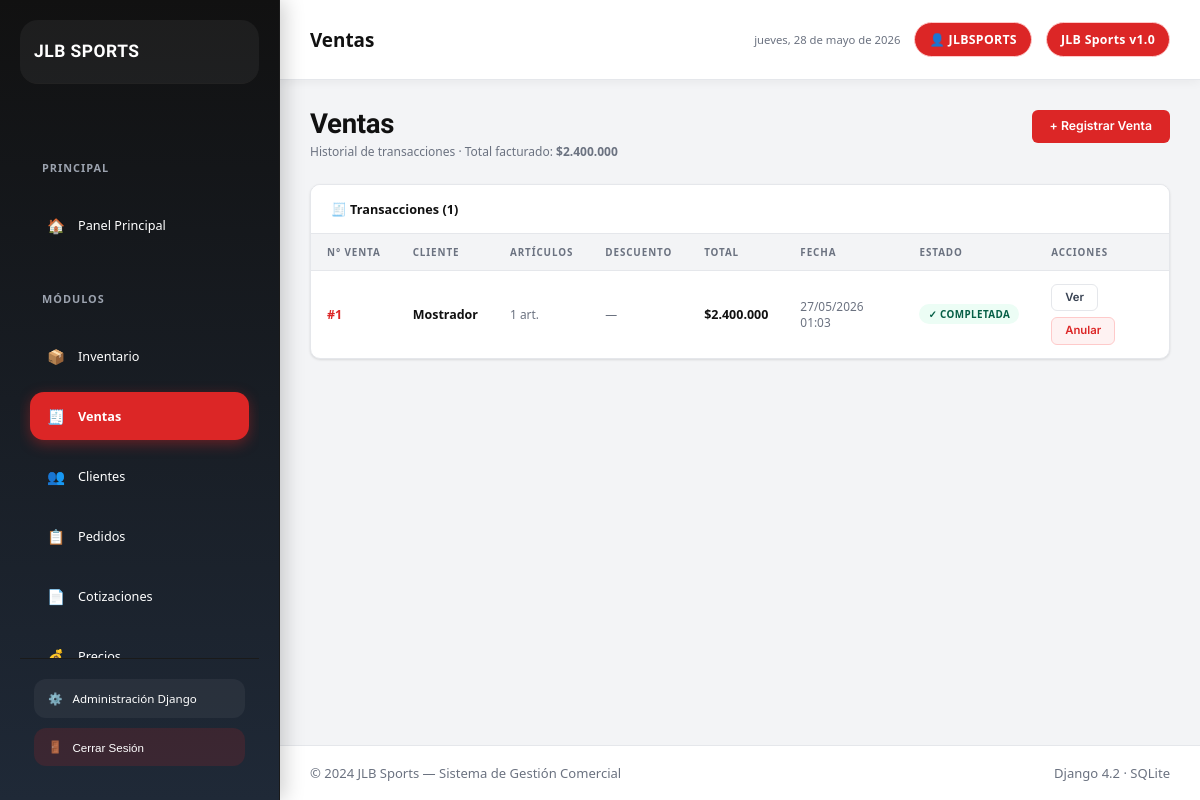
The app's page /sales/ (signed in) with its own data.
### sales/models.py (models this page shows, shortened)
class Sale(models.Model):
    STATUS_CHOICES = [
        ('completed', 'Completada'),
        ('cancelled', 'Anulada'),
    ]
    client = models.ForeignKey(Client, on_delete=models.SET_NULL, null=True, blank=True, related_name='sales')
    status = models.CharField(max_length=20, choices=STATUS_CHOICES, default='completed')
    notes = models.TextField(blank=True, verbose_name='Observaciones')
    total_amount = models.DecimalField(max_digits=12, decimal_places=2, default=0)
    discount_applied = models.DecimalField(max_digits=5, decimal_places=2, default=0,
                                           verbose_name='Descuento aplicado (%)')
    created_at = models.DateTimeField(auto_now_add=True)
    class Meta:
        ordering = ['-created_at']

### sales/views.py (the view)
# urls.py: path('', views.sale_list, name='sale_list'),
@login_required
def sale_list(request):
    sales = Sale.objects.select_related('client').prefetch_related('items__product').all()
    total_completadas = Sale.objects.filter(status='completed').aggregate(t=Sum('total_amount'))['t'] or 0
    context = {'sales': sales, 'total_completadas': total_completadas, 'active_page': 'sales'}
    return render(request, 'sales/sale_list.html', context)

### inventory/templatetags/jlb_filters.py (called while the page is built)
@register.filter
def pesos(value):
    try:
        value = Decimal(str(value))
        if value == value.to_integral_value():
            formatted = f"{int(value):,}".replace(",", ".")
        else:
            formatted = f"{value:,.0f}".replace(",", ".")
        return f"${formatted}"
    except (ValueError, TypeError):
        return f"${value}"

### templates/sales/sale_list.html (shortened to what this page needs)
{% extends 'base.html' %}
{% load jlb_filters %}
{% block topbar_title %}Ventas{% endblock %}
{% block content %}
<div class="seccion-header">
  <div>
    <h1 class="seccion-titulo">Ventas</h1>
    <p class="seccion-subtitulo">Historial de transacciones · Total facturado: <strong>{{ total_completadas|pesos }}</strong></p>
  </div>
  <a href="{% url 'sale_create' %}" class="btn btn-rojo">+ Registrar Venta</a>
</div>
<div class="tarjeta">
  <div class="tarjeta-cab">
    <span class="tarjeta-titulo">🧾 Transacciones ({{ sales.count }})</span>
  </div>
  <div class="tabla-wrap">
    <table>
      <thead>
        <tr>
          <th>N° Venta</th>
          <th>Cliente</th>
          <th>Artículos</th>
          <th>Descuento</th>
          <th>Total</th>
          <th>Fecha</th>
          <th>Estado</th>
          <th>Acciones</th>
        </tr>
      </thead>
      <tbody>
        {% for v in sales %}
        <tr>
          <td><a href="{% url 'sale_detail' v.pk %}" class="bold txt-rojo">#{{ v.pk }}</a></td>
          <td class="bold">{{ v.client.name|default:"Mostrador" }}</td>
          <td class="td-muted">{{ v.items.count }} art.</td>
          <td class="td-muted">{% if v.discount_applied %}<span class="badge badge-verde">{{ v.discount_applied }}%</span>{% else %}—{% endif %}</td>
          <td class="bold">{{ v.total_amount|pesos }}</td>
          <td class="td-muted">{{ v.created_at|date:"d/m/Y H:i" }}</td>
          <td>
            {% if v.status == 'completed' %}
              <span class="badge badge-verde">✓ Completada</span>
            {% else %}
              <span class="badge badge-rojo">✕ Anulada</span>
            {% endif %}
          </td>
          <td>
            <div class="td-acciones">
              <a href="{% url 'sale_detail' v.pk %}" class="btn btn-outline btn-sm">Ver</a>
              {% if v.status == 'completed' %}
              <a href="{% url 'sale_cancel' v.pk %}" class="btn btn-sm" style="background:var(--rojo-suave);color:var(--rojo);border:1px solid var(--rojo-borde);">Anular</a>
              {% endif %}
            </div>
          </td>
        </tr>
        {% endfor %}
      </tbody>
    </table>
  </div>
</div>
{% endblock %}

### templates/base.html (shortened to what this page needs)
{% load static %}
{% load jlb_filters %}
<!DOCTYPE html>
<html lang="es">
<head>
  <link rel="stylesheet" href="{% static 'css/style.css' %}">
</head>
<body>
<aside class="sidebar">
  <a href="{% url 'dashboard' %}" class="sidebar-brand">
    <div class="brand-text">
      <div class="brand-nombre">JLB Sports</div>
    </div>
  </a>
  <nav class="sidebar-nav">
    <div class="nav-grupo-label">Principal</div>
    <a href="{% url 'dashboard' %}" class="nav-enlace {% if active_page == 'dashboard' %}activo{% endif %}">
      <span class="nav-icono">🏠</span>
      Panel Principal
    </a>
    <div class="nav-grupo-label">Módulos</div>
    <a href="{% url 'product_list' %}" class="nav-enlace {% if active_page == 'inventory' %}activo{% endif %}">
      <span class="nav-icono">📦</span>
      Inventario
    </a>
    <a href="{% url 'sale_list' %}" class="nav-enlace {% if active_page == 'sales' %}activo{% endif %}">
      <span class="nav-icono">🧾</span>
      Ventas
    </a>
    <a href="{% url 'client_list' %}" class="nav-enlace {% if active_page == 'clients' %}activo{% endif %}">
      <span class="nav-icono">👥</span>
      Clientes
    </a>
    <a href="{% url 'order_list' %}" class="nav-enlace {% if active_page == 'orders' %}activo{% endif %}">
      <span class="nav-icono">📋</span>
      Pedidos
    </a>
    <a href="{% url 'quote_list' %}" class="nav-enlace {% if active_page == 'quotes' %}activo{% endif %}">
      <span class="nav-icono">📄</span>
      Cotizaciones
    </a>
    <a href="{% url 'pricing_overview' %}" class="nav-enlace {% if active_page == 'pricing' %}activo{% endif %}">
      <span class="nav-icono">💰</span>
      Precios
    </a>
  </nav>
  <div class="sidebar-pie">
    <a href="/admin/" class="sidebar-admin-link" target="_blank">
      <span>⚙️</span>
      Administración Django
    </a>
    <form method="post" action="{% url 'logout' %}" style="margin-top:10px;">
      <button type="submit" class="sidebar-admin-link" style="width:100%;border:none;cursor:pointer;background:rgba(220,38,38,0.15);">
        <span>🚪</span>
        Cerrar Sesión
      </button>
    </form>
  </div>
</aside>
<div class="main-wrap">
  <header class="topbar">
    <div class="topbar-izq">
      <span class="topbar-titulo">
        {% block topbar_title %}JLB Sports{% endblock %}
      </span>
    </div>
    <div class="topbar-der">
      <span class="topbar-fecha" id="topbar-fecha"></span>
      {% if user.is_authenticated %}
      <span class="topbar-chip">👤 {{ user.username }}</span>
      {% endif %}
      <span class="topbar-chip">JLB Sports v1.0</span>
    </div>
  </header>
  <main class="pagina-contenido">
    {% block content %}{% endblock %}
  </main>
  <footer class="page-footer">
    <span>© 2024 JLB Sports — Sistema de Gestión Comercial</span>
    <span>Django 4.2 · SQLite</span>
  </footer>
</div>
</body>
</html>

### templates/base.html (style rules this page uses)
:root { --rojo-principal:#DC2626; --rojo-oscuro:#B91C1C; --negro:#111111; --gris-oscuro:#1F2937; --gris-claro:#F3F4F6; --blanco:#FFFFFF; --verde:#10B981; --alerta:#EF4444; }
* { margin:0; padding:0; box-sizing:border-box; }
body { font-family: 'Segoe UI', sans-serif; background: var(--gris-claro); color: var(--gris-oscuro); display:flex; min-height:100vh; }
.sidebar { width:280px; background: linear-gradient(180deg,var(--negro),var(--gris-oscuro)); color:white; display:flex; flex-direction:column; padding:20px; position:fixed; height:100vh; overflow-y:auto; box-shadow:4px 0 20px rgba(0,0,0,0.2); }
.sidebar-brand { display:flex; align-items:center; gap:14px; text-decoration:none; margin-bottom:30px; padding:14px; border-radius:18px; background: rgba(255,255,255,0.05); transition:0.3s; }
.brand-text { display:flex; flex-direction:column; }
.brand-nombre { font-size:1.2rem; font-weight:700; color:white; }
.nav-grupo-label { font-size:0.75rem; text-transform:uppercase; color:#9ca3af; margin:18px 0 10px; letter-spacing:1px; }
.sidebar-nav { display:flex; flex-direction:column; gap:8px; }
.nav-enlace { display:flex; align-items:center; gap:12px; padding:14px 16px; border-radius:14px; color:white; text-decoration:none; transition:0.3s; font-weight:500; position:relative; }
.nav-enlace.activo { background:var(--rojo-principal); box-shadow:0 4px 14px rgba(220,38,38,0.4); }
.nav-icono { font-size:1.1rem; }
.sidebar-pie { margin-top:auto; padding-top:20px; }
.sidebar-admin-link { display:flex; align-items:center; gap:10px; text-decoration:none; color:white; padding:12px 14px; border-radius:12px; background:rgba(255,255,255,0.05); transition:0.3s; }
.main-wrap { margin-left:280px; flex:1; display:flex; flex-direction:column; min-height:100vh; }
.topbar { height:80px; background:white; display:flex; align-items:center; justify-content:space-between; padding:0 30px; box-shadow:0 2px 10px rgba(0,0,0,0.05); }
.topbar-titulo { font-size:1.3rem; font-weight:700; color:var(--negro); }
.topbar-der { display:flex; align-items:center; gap:14px; }
.topbar-chip { background:var(--rojo-principal); color:white; padding:8px 14px; border-radius:999px; font-size:0.85rem; font-weight:600; }
.pagina-contenido { padding:30px; flex:1; }
.page-footer { background:white; padding:18px 30px; display:flex; justify-content:space-between; font-size:0.9rem; color:#6b7280; border-top:1px solid #e5e7eb; }

### records on screen
Sale: pk "1", client.name "Mostrador", items.count "1", total_amount|pesos "$2.400.000", created_at "27/05/2026 01:03", status "✓ COMPLETADA"

### other values on screen
{{ user.username }} "JLBSPORTS"
{{ total_completadas|pesos }} "$2.400.000"
{{ sales.count }} "1"
